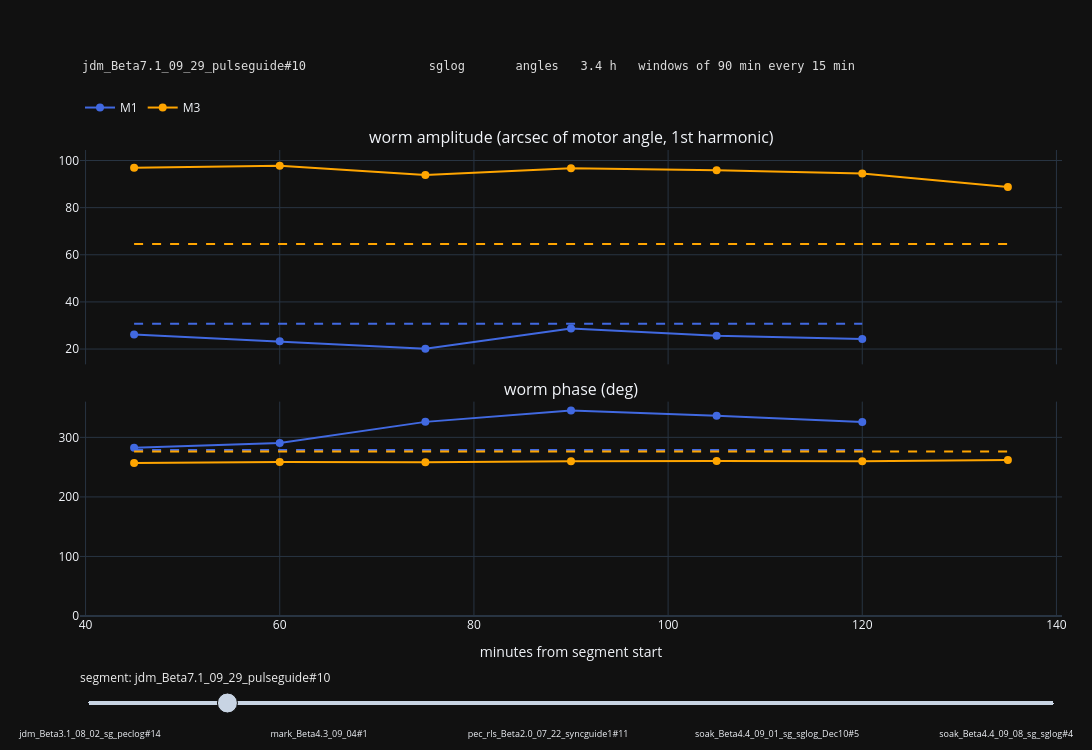

The cell this chart's notebook holds for it:
### Markdown cell above
### Is each motor's worm steady through the night? (sliding windows)

**What it answers:** the folded charts above assume each motor's worm has the *same* size and timing all night. If it
doesn't (e.g. it depends on pose or load), the fold smears. This chart checks that directly.

**How:** the segment is cut into overlapping windows (`WINDOW_MIN` long, starting every `STEP_MIN`). In each window
the three motors' worms are fitted together, and each point is one motor's result for that window:
- **top: amplitude** -- how big that motor's 6 deg worm error is (arcsec of motor angle, 1st harmonic);
- **bottom: phase** -- where in its worm turn the error peaks (deg).

**How to read it:** flat lines = a steady worm, which a fixed profile (the driver's worm feed-forward) can correct. A
trend or jump = the worm really changes during the night. Dashed = the profile learnt from the mount's other sessions
(raw-angle segments). Hollow markers = M1 and M3 turn at about the same speed in that window, so their worms repeat at
nearly the same rate and the fit can trade one for the other (don't trust those points).

**Why a motor is often missing:** a motor is fitted in a window only if it turns at least 1.5 worm turns (9 deg) in it.
M2 usually turns slowly (a few deg/hr), so it appears only in some segments; segments where no motor qualifies are left
out of the slider.

### Code cell
WINDOW_MIN, STEP_MIN = 90, 15
COLOURS = {'M1': 'royalblue', 'M2': 'mediumseagreen', 'M3': 'orange'}
fig = make_subplots(rows=2, cols=1, shared_xaxes=True, vertical_spacing=0.08,
                    subplot_titles=['worm amplitude (arcsec of motor angle, 1st harmonic)', 'worm phase (deg)'])
SUBTITLES = [a.to_plotly_json() for a in fig.layout.annotations]     # kept on every slider step
WIN_AUTORANGE = {'xaxis.autorange': True, 'xaxis2.autorange': True, 'yaxis.autorange': True}   # this chart's axes only
spans, titles, shown = [], [], []
for s in sorted(segs, key=lambda x: x.name):
    lat = lat_of(s.session)
    w = windowed_worm(s, lat, window_s=WINDOW_MIN * 60, step_s=STEP_MIN * 60, worm_theta=WORM)
    if not w['fitted'].any():
        continue                                          # no motor turns enough in any window: nothing to show
    shown.append(s.name)
    others = [(o.t, o.ra, o.dec, o.theta, lat_of(o.session)) for o in raw_segs
              if o.session != s.session and SAME_MOUNT(o.session, s.session)] if s.name in RAW else []
    cross = fit_worm(others, worm_theta=WORM) if others else None
    first = s.name == START
    start = len(fig.data)
    for m, colour in COLOURS.items():
        g = w[(w['motor'] == m) & w['fitted']]
        if g.empty:
            continue
        hollow = ~g['m1_m3_separable'] & g['motor'].isin(['M1', 'M3'])          # M1 and M3 at about the same speed
        for row, col in ((1, 'amp'), (2, 'phase')):
            fig.add_trace(go.Scatter(x=g['t_min'], y=g[col], mode='lines+markers', line=dict(color=colour),
                                     marker=dict(symbol=np.where(hollow, 'circle-open', 'circle'), size=8),
                                     name=m, legendgroup=m, showlegend=row == 1, visible=first,
                                     text=[f'{x:.1f} turns, {r:.0f} deg/hr' for x, r in zip(g['turns'], g['rate'])]),
                          row=row, col=1)
        if cross is not None:
            i0 = (int(m[1]) - 1) * 2 * len(cross.harmonics)
            a, b = cross.coef[i0], cross.coef[i0 + 1]
            for row, val in ((1, np.hypot(a, b)), (2, np.degrees(np.arctan2(b, a)) % 360)):
                fig.add_trace(go.Scatter(x=[g['t_min'].min(), g['t_min'].max()], y=[val, val], mode='lines',
                                         line=dict(color=colour, dash='dash'), name=f'{m} other sessions', legendgroup=m,
                                         showlegend=False, visible=first), row=row, col=1)
    spans.append((start, len(fig.data) - start))
    titles.append((s.name.replace('alpaca.', ''), f"{s.name.replace('alpaca.', '')[:46]:46s}  {SRC.get(s.name, '?'):11s} angles  "
                   f"{s.hours:4.1f} h   windows of {WINDOW_MIN} min every {STEP_MIN} min"))
steps = []
for (start, count), (label, title) in zip(spans, titles):
    visible = [False] * len(fig.data)
    visible[start:start + count] = [True] * count
    steps.append(dict(method='update', label=label, args=[{'visible': visible}, {'annotations': SUBTITLES + [INFO(title)], **WIN_AUTORANGE}]))
active = shown.index(START) if START in shown else 0
for k, tr in enumerate(fig.data):                         # show the active segment's traces to start with
    tr.visible = spans[active][0] <= k < spans[active][0] + spans[active][1]
fig.update_layout(legend=dict(orientation='h', yanchor='bottom', y=1.06, xanchor='left', x=0), margin=dict(l=80, r=30, t=150, b=60), 
                  sliders=[dict(active=active, steps=steps, pad=dict(t=50), font=dict(size=9),
                                currentvalue=dict(prefix='segment: ', font=dict(color='#EEEEEE', size=12)))],
                  annotations=SUBTITLES + [INFO(titles[active][1])], height=750, width=1400, template=TEMPLATE)
fig.update_yaxes(range=[0, 360], row=2, col=1)
fig.update_xaxes(title_text='minutes from segment start', row=2, col=1)
fig.show()
